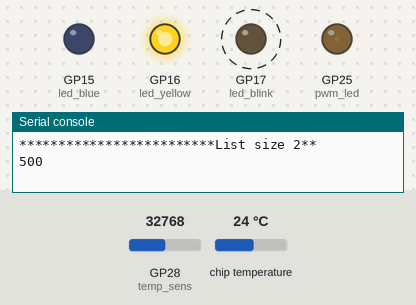
A program run on a simulated Raspberry Pi Pico running MicroPython. Shown: output pins drawn as LEDs (lit = HIGH), the last lines printed to the serial console. Dashed ring = blinking. The test bench sets the inputs (shaded band); at power-on: GP28 (temp_sens) = 32768, chip temperature 24 °C (analog values on the 0–65535 scale).

Above: at 1.2 s.
1.3 s: GP28 (temp_sens) set to 63920
5.4 s: GP28 (temp_sens) set to 64368
At 6.75 s:
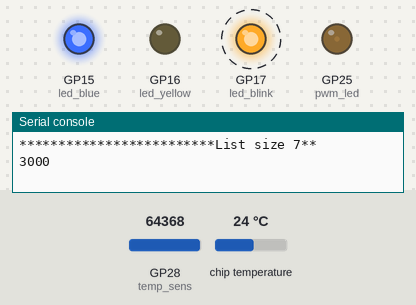
At 34.75 s:
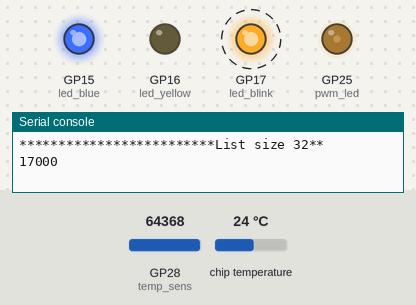
Timing chart, 0 to 36.0 s (numbered marks = the images above; inputs shaded):
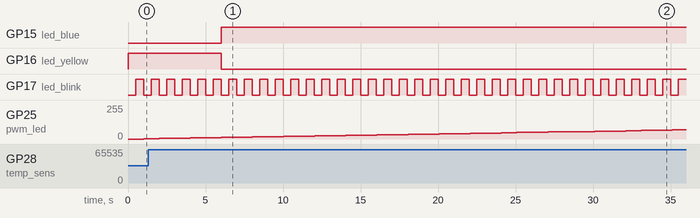

The program:

main.py
```python
from machine import Pin, Timer, ADC, PWM
import math, utime

#define the pwm pin
pwm_led = PWM(Pin(25))
pwm_led.freq(100)

#define leds
led_blue = Pin(15, Pin.OUT)
led_yellow = Pin(16, Pin.OUT)
led_blink = Pin(17, Pin.OUT)

#led toggle + timer definition
def blink_led(timer):
    led_blink.toggle()
timer = Timer()

timer.init(freq=2, mode=Timer.PERIODIC, callback=blink_led)

#intern and extern temp sensors
intern_sens = ADC(4)
temp_sens = ADC(28)

#conversion factor and beta for external
conv_factor = 3.3 / 65535
beta_coeff = 3528

#variables and list
temp_lst = []
counter = 0
duty_ccl = 0

def getExternalSensTemp():
    read_adc_val = float(temp_sens.read_u16())
    ext_temp_val = 3.3 * float(read_adc_val) / 65535
    Rt = 1000 * ext_temp_val / (3.3 - ext_temp_val)
    temp = 1/(((math.log(Rt/10000))/beta_coeff) + (1/(273.15 + 25)))
    return temp - 273.15

def getInternalSensTemp():
    read_internal = intern_sens.read_u16() * conv_factor
    return (27 - (read_internal - 0.706)/0.001721)

while True:
    #external
    external_temp = getExternalSensTemp()
    #internal
    internal_temp = getInternalSensTemp()
    #print("Temp internal - " + str(temp_int))
    print("Temp external - " + str(external_temp))
    print("/*****************************************/")
    temp_lst.append(external_temp)

    if (31 < counter):
        temp_lst.pop(0)
    counter += 1

    if (24 < (sum(temp_lst) / len(temp_lst))):
        led_yellow.value(1)
        led_blue.value(0)
    else:
        led_blue.value(1)
        led_yellow.value(0)
    print("Average external temperature - " + str((sum(temp_lst) / len(temp_lst))))
    print("**************************************************************")
    print("**************************************************************")
    print("*************************List size " + str(len(temp_lst)) + "**")
    print(duty_ccl)
    pwm_led.duty_u16(duty_ccl)
    duty_ccl += 500
    if (64000 < duty_ccl):
        duty_ccl = 0

    utime.sleep(1)
```

Measured:
- the behaviour switches between 64352 and 64368 on GP28 (temp_sens) (found by bisection; images 0 and 1)
- by itself, GP17 (led_blink): alternates HIGH for 0.50 s and LOW for 0.50 s
